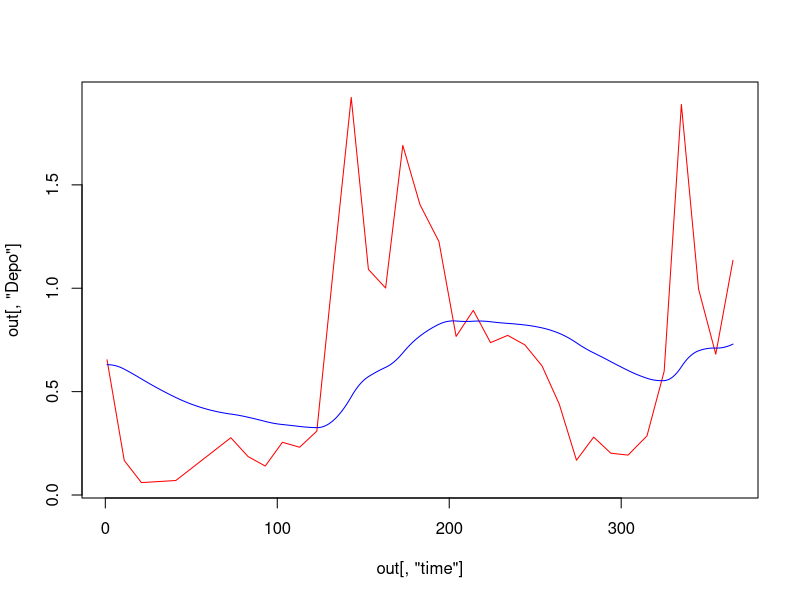
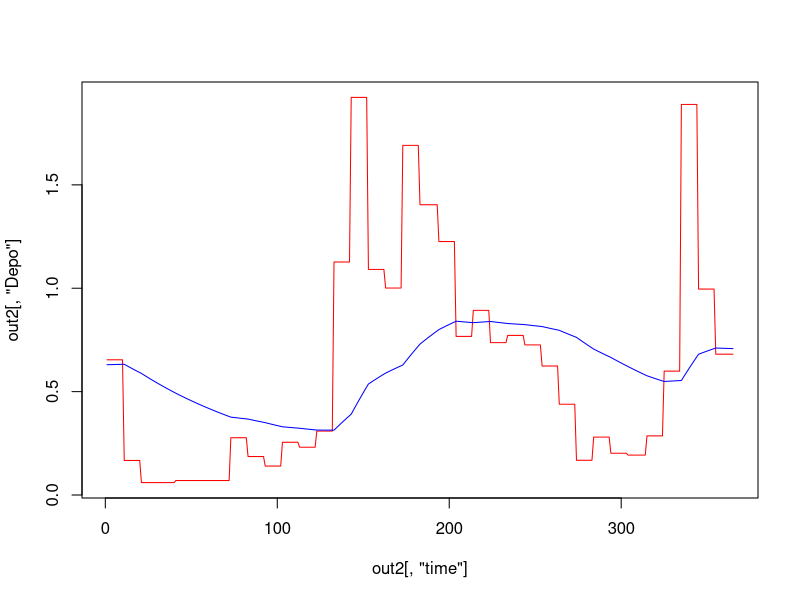

Here is the R script that generated these plots, in order:
library(deSolve)


### Name: SCOC
### Title: A Sediment Model of Oxygen Consumption
### Aliases: SCOC
### Keywords: models

### ** Examples


## Forcing function data
Flux <- matrix(ncol = 2, byrow = TRUE, data = c(
  1, 0.654, 11, 0.167,   21, 0.060, 41, 0.070, 73,0.277, 83,0.186,
  93,0.140,103, 0.255,  113, 0.231,123, 0.309,133,1.127,143,1.923,
  153,1.091,163,1.001,  173, 1.691,183, 1.404,194,1.226,204,0.767,
  214, 0.893,224,0.737, 234,0.772,244, 0.726,254,0.624,264,0.439,
  274,0.168,284 ,0.280, 294,0.202,304, 0.193,315,0.286,325,0.599,
  335, 1.889,345, 0.996,355,0.681,365,1.135))

parms <- c(k = 0.01)

times <- 1:365
out <- SCOC(times, parms = parms, Flux = Flux)

plot(out[,"time"], out[,"Depo"], type = "l", col = "red")
lines(out[,"time"], out[,"Mineralisation"], col = "blue")

## Constant interpolation of forcing function - left side of interval
fcontrol <- list(method = "constant")

out2 <- SCOC(times, parms = parms, Flux = Flux, fcontrol = fcontrol)

plot(out2[,"time"], out2[,"Depo"], type = "l",col = "red")
lines(out2[,"time"], out2[,"Mineralisation"], col = "blue")
